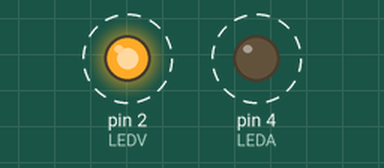
Recording of a sketch running on a simulated Arduino Uno, built with avr-gcc and run on an emulated ATmega328P. Parts: output pins drawn as LEDs (lit = HIGH). Dashed ring = blinking.

Above: at 0.5 s.
Timing chart, 0 to 4.6 s (numbered marks = the images above):
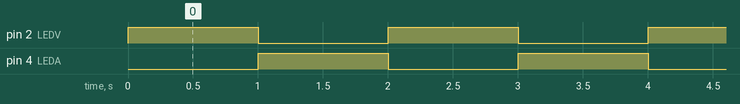

The sketch:

aula04.ino
```cpp
/*void setup() {
pinMode(LED_BUILTIN, OUTPUT);
}

void loop() {
digitalWrite(LED_BUILTIN, HIGH);
delay(1000);

digitalWrite(LED_BUILTIN, LOW);
delay(1000);
}*/
```

aula04_Chave-liga-desliga.ino
```cpp
/*int BOTAO = 4;
int LED = 2;
bool estadoLed = 0;

void setup()
{
  pinMode(BOTAO, INPUT);
  pinMode(LED, OUTPUT);
}

void loop()
{
  if(digitalRead(BOTAO) == HIGH)
  {
    estadoLed = !estadoLed;
    digitalWrite (LED, estadoLed);
    while(digitalRead(BOTAO) == HIGH);
    delay(100);
  }
}
*/
```

aula04_desafio.ino
```cpp
int LEDV = 2;
int LEDA = 4;

void setup() {
  pinMode(LEDV, OUTPUT);
  pinMode(LEDA, OUTPUT);
}

void loop() {
  digitalWrite(LEDV, HIGH);
  digitalWrite(LEDA, LOW);
  delay(1000);

  digitalWrite(LEDV, LOW);
  digitalWrite(LEDA, HIGH);
  delay(1000);
}
```

Measured:
- by itself, pin 2 (LEDV), pin 4 (LEDA): alternates HIGH for 1.0 s and LOW for 1.0 s
